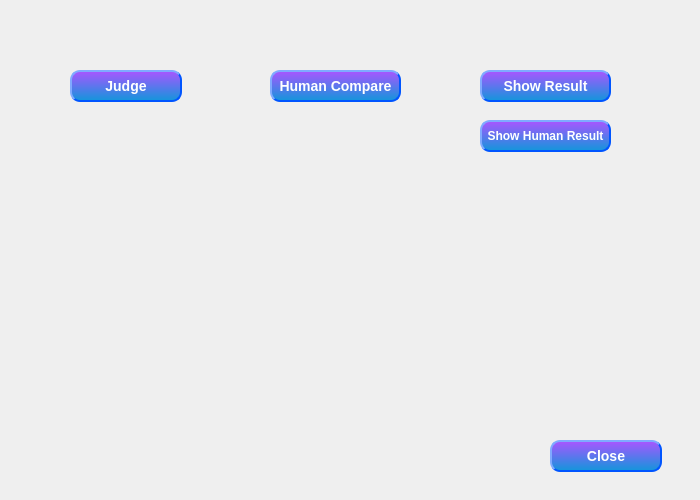
<?xml version="1.0" encoding="UTF-8"?>
<ui version="4.0">
 <class>MainWindow</class>
 <widget class="QMainWindow" name="MainWindow">
  <property name="geometry">
   <rect>
    <x>0</x>
    <y>0</y>
    <width>700</width>
    <height>500</height>
   </rect>
  </property>
  <property name="windowTitle">
   <string>MainWindow</string>
  </property>
  <widget class="QWidget" name="centralwidget">
   <widget class="QPushButton" name="JudgeBtn">
    <property name="geometry">
     <rect>
      <x>70</x>
      <y>70</y>
      <width>112</width>
      <height>32</height>
     </rect>
    </property>
    <property name="styleSheet">
     <string notr="true">QPushButton
{
    color:#ffffff; /*文字颜色*/
    background-color:qlineargradient(x1: 0, y1: 0, x2: 0, y2: 1, stop:0 #aa55ff, stop: 1 #1296db);/*背景色*/
    border-style:outset; /*边框风格*/
    border-width:2px;/*边框宽度*/
    border-color:#0055ff; /*边框颜色*/
    border-radius:10px; /*边框倒角*/
    font:bold 14px; /*字体*/
    font-family: Segoe UI;
    min-width:100px;/*控件最小宽度*/
    min-height:20px;/*控件最小高度*/
    padding:4px;/*内边距*/
}
QPushButton:hover
{
    color:#ffffff; /*文字颜色*/
    background-color:qlineargradient(x1: 0, y1: 0, x2: 0, y2: 1, stop:0 #ff55ff, stop: 1 #1296db);/*背景色*/
    border-style:outset; /*边框风格*/
    border-width:2px;/*边框宽度*/
    border-color:#0055ff; /*边框颜色*/
    border-radius:10px; /*边框倒角*/
    font:bold 14px; /*字体*/
    font-family: Segoe UI;
    min-width:100px;/*控件最小宽度*/
    min-height:20px;/*控件最小高度*/
    padding:4px;/*内边距*/
}
QPushButton:pressed
{
    color:#ffffff; /*文字颜色*/
    background-color:qlineargradient(x1: 0, y1: 0, x2: 0, y2: 1, stop:0 #ff55ff, stop: 1 #aa00ff);/*背景色*/
    border-style:outset; /*边框风格*/
    border-width:2px;/*边框宽度*/
    border-color:#0055ff; /*边框颜色*/
    border-radius:10px; /*边框倒角*/
    font:bold 14px; /*字体*/
    font-family: Segoe UI;
    min-width:100px;/*控件最小宽度*/
    min-height:20px;/*控件最小高度*/
    padding:4px;/*内边距*/
}</string>
    </property>
    <property name="text">
     <string>Judge</string>
    </property>
   </widget>
   <widget class="QPushButton" name="CloseBtn">
    <property name="geometry">
     <rect>
      <x>550</x>
      <y>440</y>
      <width>112</width>
      <height>32</height>
     </rect>
    </property>
    <property name="styleSheet">
     <string notr="true">QPushButton
{
    color:#ffffff; /*文字颜色*/
    background-color:qlineargradient(x1: 0, y1: 0, x2: 0, y2: 1, stop:0 #aa55ff, stop: 1 #1296db);/*背景色*/
    border-style:outset; /*边框风格*/
    border-width:2px;/*边框宽度*/
    border-color:#0055ff; /*边框颜色*/
    border-radius:10px; /*边框倒角*/
    font:bold 14px; /*字体*/
    font-family: Segoe UI;
    min-width:100px;/*控件最小宽度*/
    min-height:20px;/*控件最小高度*/
    padding:4px;/*内边距*/
}
QPushButton:hover
{
    color:#ffffff; /*文字颜色*/
    background-color:qlineargradient(x1: 0, y1: 0, x2: 0, y2: 1, stop:0 #ff55ff, stop: 1 #1296db);/*背景色*/
    border-style:outset; /*边框风格*/
    border-width:2px;/*边框宽度*/
    border-color:#0055ff; /*边框颜色*/
    border-radius:10px; /*边框倒角*/
    font:bold 14px; /*字体*/
    font-family: Segoe UI;
    min-width:100px;/*控件最小宽度*/
    min-height:20px;/*控件最小高度*/
    padding:4px;/*内边距*/
}
QPushButton:pressed
{
    color:#ffffff; /*文字颜色*/
    background-color:qlineargradient(x1: 0, y1: 0, x2: 0, y2: 1, stop:0 #ff55ff, stop: 1 #aa00ff);/*背景色*/
    border-style:outset; /*边框风格*/
    border-width:2px;/*边框宽度*/
    border-color:#0055ff; /*边框颜色*/
    border-radius:10px; /*边框倒角*/
    font:bold 14px; /*字体*/
    font-family: Segoe UI;
    min-width:100px;/*控件最小宽度*/
    min-height:20px;/*控件最小高度*/
    padding:4px;/*内边距*/
}</string>
    </property>
    <property name="text">
     <string>Close</string>
    </property>
   </widget>
   <widget class="QPushButton" name="CompareBtn">
    <property name="geometry">
     <rect>
      <x>270</x>
      <y>70</y>
      <width>131</width>
      <height>32</height>
     </rect>
    </property>
    <property name="styleSheet">
     <string notr="true">QPushButton
{
    color:#ffffff; /*文字颜色*/
    background-color:qlineargradient(x1: 0, y1: 0, x2: 0, y2: 1, stop:0 #aa55ff, stop: 1 #1296db);/*背景色*/
    border-style:outset; /*边框风格*/
    border-width:2px;/*边框宽度*/
    border-color:#0055ff; /*边框颜色*/
    border-radius:10px; /*边框倒角*/
    font:bold 14px; /*字体*/
    font-family: Segoe UI;
    min-width:100px;/*控件最小宽度*/
    min-height:20px;/*控件最小高度*/
    padding:4px;/*内边距*/
}
QPushButton:hover
{
    color:#ffffff; /*文字颜色*/
    background-color:qlineargradient(x1: 0, y1: 0, x2: 0, y2: 1, stop:0 #ff55ff, stop: 1 #1296db);/*背景色*/
    border-style:outset; /*边框风格*/
    border-width:2px;/*边框宽度*/
    border-color:#0055ff; /*边框颜色*/
    border-radius:10px; /*边框倒角*/
    font:bold 14px; /*字体*/
    font-family: Segoe UI;
    min-width:100px;/*控件最小宽度*/
    min-height:20px;/*控件最小高度*/
    padding:4px;/*内边距*/
}
QPushButton:pressed
{
    color:#ffffff; /*文字颜色*/
    background-color:qlineargradient(x1: 0, y1: 0, x2: 0, y2: 1, stop:0 #ff55ff, stop: 1 #aa00ff);/*背景色*/
    border-style:outset; /*边框风格*/
    border-width:2px;/*边框宽度*/
    border-color:#0055ff; /*边框颜色*/
    border-radius:10px; /*边框倒角*/
    font:bold 14px; /*字体*/
    font-family: Segoe UI;
    min-width:100px;/*控件最小宽度*/
    min-height:20px;/*控件最小高度*/
    padding:4px;/*内边距*/
}</string>
    </property>
    <property name="text">
     <string>Human Compare</string>
    </property>
    <property name="autoDefault">
     <bool>false</bool>
    </property>
    <property name="default">
     <bool>false</bool>
    </property>
    <property name="flat">
     <bool>false</bool>
    </property>
   </widget>
   <widget class="QPushButton" name="ShowResult">
    <property name="geometry">
     <rect>
      <x>480</x>
      <y>70</y>
      <width>131</width>
      <height>32</height>
     </rect>
    </property>
    <property name="styleSheet">
     <string notr="true">QPushButton
{
    color:#ffffff; /*文字颜色*/
    background-color:qlineargradient(x1: 0, y1: 0, x2: 0, y2: 1, stop:0 #aa55ff, stop: 1 #1296db);/*背景色*/
    border-style:outset; /*边框风格*/
    border-width:2px;/*边框宽度*/
    border-color:#0055ff; /*边框颜色*/
    border-radius:10px; /*边框倒角*/
    font:bold 14px; /*字体*/
    font-family: Segoe UI;
    min-width:100px;/*控件最小宽度*/
    min-height:20px;/*控件最小高度*/
    padding:4px;/*内边距*/
}
QPushButton:hover
{
    color:#ffffff; /*文字颜色*/
    background-color:qlineargradient(x1: 0, y1: 0, x2: 0, y2: 1, stop:0 #ff55ff, stop: 1 #1296db);/*背景色*/
    border-style:outset; /*边框风格*/
    border-width:2px;/*边框宽度*/
    border-color:#0055ff; /*边框颜色*/
    border-radius:10px; /*边框倒角*/
    font:bold 14px; /*字体*/
    font-family: Segoe UI;
    min-width:100px;/*控件最小宽度*/
    min-height:20px;/*控件最小高度*/
    padding:4px;/*内边距*/
}
QPushButton:pressed
{
    color:#ffffff; /*文字颜色*/
    background-color:qlineargradient(x1: 0, y1: 0, x2: 0, y2: 1, stop:0 #ff55ff, stop: 1 #aa00ff);/*背景色*/
    border-style:outset; /*边框风格*/
    border-width:2px;/*边框宽度*/
    border-color:#0055ff; /*边框颜色*/
    border-radius:10px; /*边框倒角*/
    font:bold 14px; /*字体*/
    font-family: Segoe UI;
    min-width:100px;/*控件最小宽度*/
    min-height:20px;/*控件最小高度*/
    padding:4px;/*内边距*/
}</string>
    </property>
    <property name="text">
     <string>Show Result</string>
    </property>
    <property name="autoDefault">
     <bool>false</bool>
    </property>
    <property name="default">
     <bool>false</bool>
    </property>
    <property name="flat">
     <bool>false</bool>
    </property>
   </widget>
   <widget class="QPushButton" name="HumanResult">
    <property name="geometry">
     <rect>
      <x>480</x>
      <y>120</y>
      <width>131</width>
      <height>32</height>
     </rect>
    </property>
    <property name="styleSheet">
     <string notr="true">QPushButton
{
    color:#ffffff; /*文字颜色*/
    background-color:qlineargradient(x1: 0, y1: 0, x2: 0, y2: 1, stop:0 #aa55ff, stop: 1 #1296db);/*背景色*/
    border-style:outset; /*边框风格*/
    border-width:2px;/*边框宽度*/
    border-color:#0055ff; /*边框颜色*/
    border-radius:10px; /*边框倒角*/
    font:bold 12px; /*字体*/
    font-family: Segoe UI;
    min-width:100px;/*控件最小宽度*/
    min-height:20px;/*控件最小高度*/
    padding:4px;/*内边距*/
}
QPushButton:hover
{
    color:#ffffff; /*文字颜色*/
    background-color:qlineargradient(x1: 0, y1: 0, x2: 0, y2: 1, stop:0 #ff55ff, stop: 1 #1296db);/*背景色*/
    border-style:outset; /*边框风格*/
    border-width:2px;/*边框宽度*/
    border-color:#0055ff; /*边框颜色*/
    border-radius:10px; /*边框倒角*/
    font:bold 14px; /*字体*/
    font-family: Segoe UI;
    min-width:100px;/*控件最小宽度*/
    min-height:20px;/*控件最小高度*/
    padding:4px;/*内边距*/
}
QPushButton:pressed
{
    color:#ffffff; /*文字颜色*/
    background-color:qlineargradient(x1: 0, y1: 0, x2: 0, y2: 1, stop:0 #ff55ff, stop: 1 #aa00ff);/*背景色*/
    border-style:outset; /*边框风格*/
    border-width:2px;/*边框宽度*/
    border-color:#0055ff; /*边框颜色*/
    border-radius:10px; /*边框倒角*/
    font:bold 14px; /*字体*/
    font-family: Segoe UI;
    min-width:100px;/*控件最小宽度*/
    min-height:20px;/*控件最小高度*/
    padding:4px;/*内边距*/
}</string>
    </property>
    <property name="text">
     <string>Show Human Result</string>
    </property>
    <property name="autoDefault">
     <bool>false</bool>
    </property>
    <property name="default">
     <bool>false</bool>
    </property>
    <property name="flat">
     <bool>false</bool>
    </property>
   </widget>
  </widget>
 </widget>
 <resources/>
 <connections/>
</ui>
